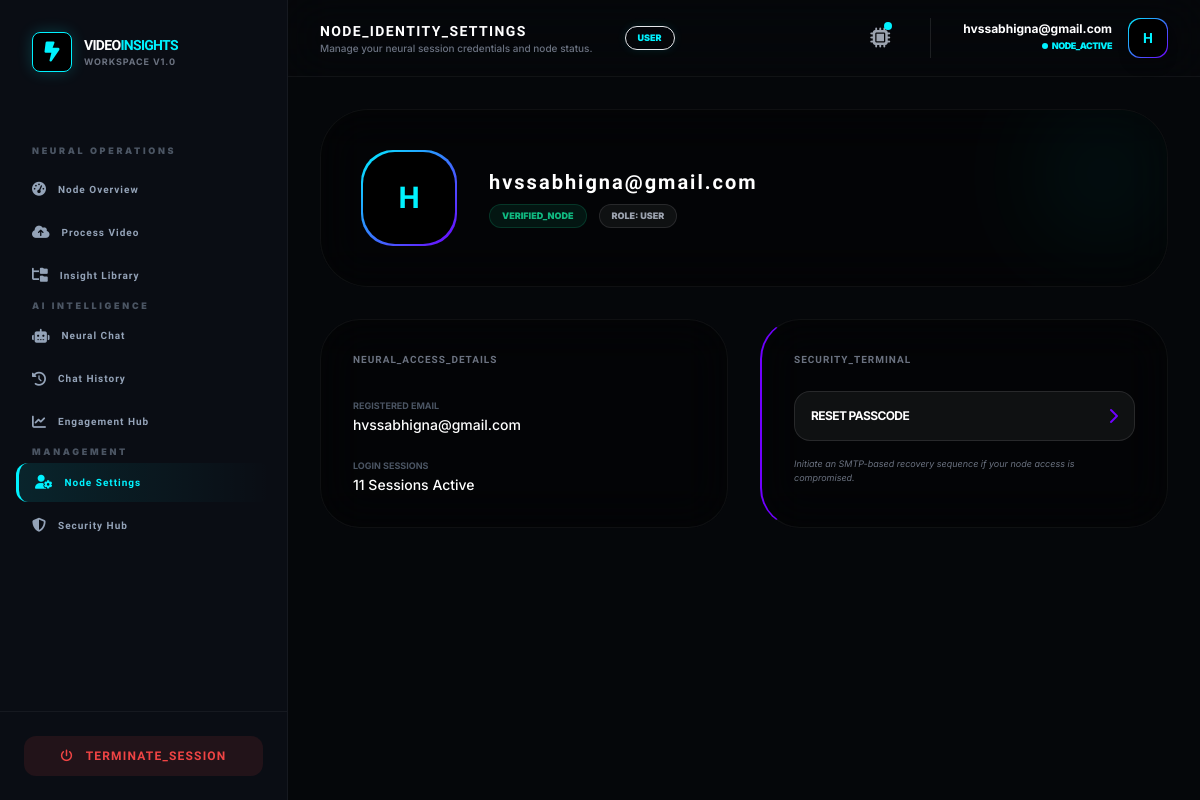
/accounts/profile/ (signed in), run on an earlier commit of the app's database.
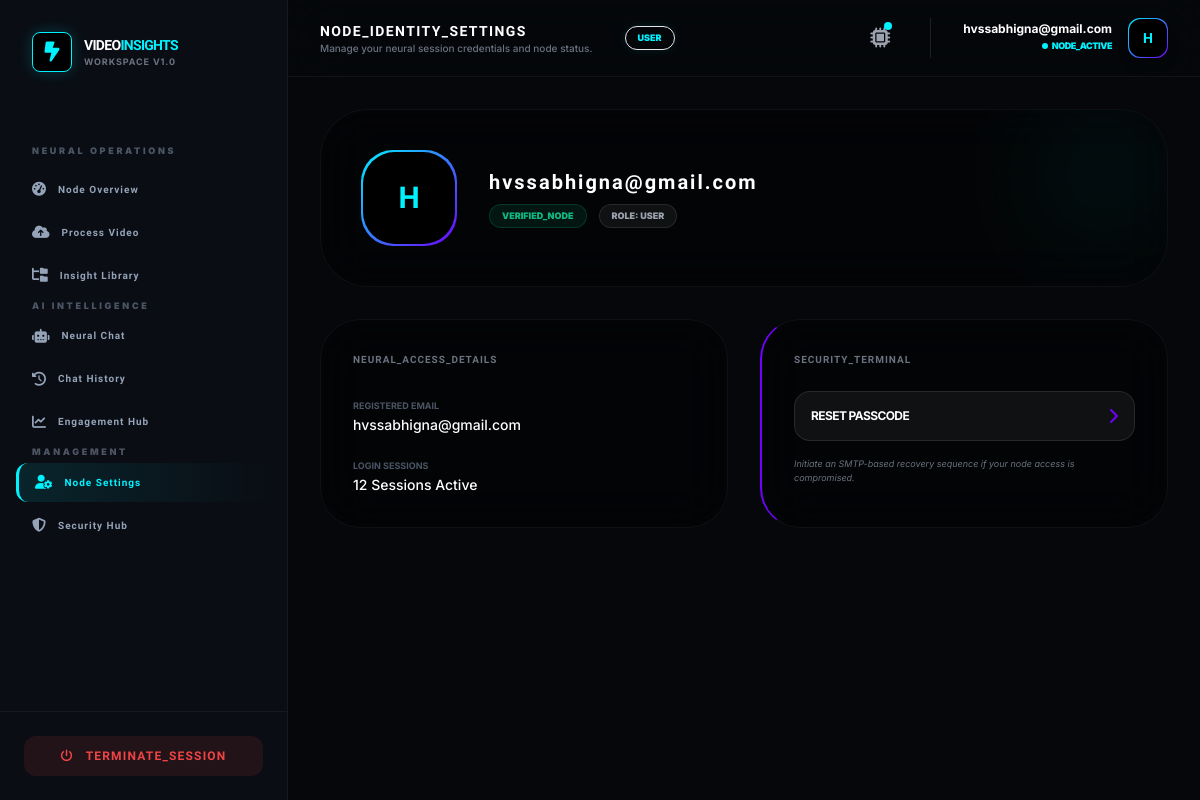
And on a later commit of the database.
### accounts/models.py (models this page shows, shortened)
class User(AbstractUser):
    username = None
    email = models.EmailField(unique=True)
    ROLE_CHOICES = (
        ('admin', 'Admin'),
        ('user', 'User'),
    )
    role = models.CharField(max_length=10, choices=ROLE_CHOICES, default='user')
    is_verified = models.BooleanField(default=False)
    login_count = models.PositiveIntegerField(default=0)
    USERNAME_FIELD = 'email'
    REQUIRED_FIELDS = []
    objects = CustomUserManager()

### accounts/views.py (the view)
# urls.py: path('profile/', profile_view, name='profile'),
@login_required
def profile_view(request):
    return render(request, 'accounts/profile.html')

### templates/accounts/profile.html (shortened to what this page needs)
{% extends "base2.html" %}
{% load i18n %}
{% block page_title %}NODE_IDENTITY_SETTINGS{% endblock %}
{% block page_subtitle %}Manage your neural session credentials and node status.{% endblock %}
{% block content %}
<div class="max-w-4xl mx-auto space-y-8 animate-fade-in">
    <div class="bg-black/40 border border-white/5 p-10 rounded-[3rem] backdrop-blur-xl relative overflow-hidden">
        <div class="absolute top-0 right-0 w-32 h-32 bg-[var(--accent-cyan)] opacity-5 blur-[50px]"></div>
        <div class="flex flex-col md:flex-row items-center gap-8 relative z-10">
            <div class="w-24 h-24 rounded-[2rem] bg-gradient-to-br from-[var(--accent-cyan)] to-[var(--accent-purple)] p-[2px]">
                <div class="w-full h-full bg-black rounded-[2rem] flex items-center justify-center text-3xl font-black text-[var(--accent-cyan)] orbitron">
                    {{ user.email|first|upper }}
                </div>
            </div>
            <div class="text-center md:text-left space-y-2">
                <h3 class="orbitron text-xl font-black text-white tracking-widest">{{ user.email }}</h3>
                <div class="flex flex-wrap justify-center md:justify-start gap-3">
                    <span class="bg-emerald-500/10 text-emerald-500 text-[9px] font-black px-3 py-1 rounded-full border border-emerald-500/20 uppercase">
                        {% if user.is_verified %}VERIFIED_NODE{% else %}UNVERIFIED{% endif %}
                    </span>
                    <span class="bg-white/5 text-gray-400 text-[9px] font-black px-3 py-1 rounded-full border border-white/10 uppercase">
                        ROLE: {{ user.role|upper }}
                    </span>
                </div>
            </div>
        </div>
    </div>
    <div class="grid md:grid-cols-2 gap-8">
        <div class="bg-black/40 border border-white/5 p-8 rounded-[2.5rem] backdrop-blur-xl">
            <h4 class="orbitron text-[10px] font-black text-gray-500 uppercase tracking-widest mb-6">Neural_Access_Details</h4>
            <div class="space-y-4">
                <div>
                    <label class="text-[9px] font-bold text-gray-600 uppercase">Registered Email</label>
                    <p class="text-sm text-white font-medium">{{ user.email }}</p>
                </div>
                <div>
                    <label class="text-[9px] font-bold text-gray-600 uppercase">Login Sessions</label>
                    <p class="text-sm text-white font-medium">{{ user.login_count }} Sessions Active</p>
                </div>
            </div>
        </div>
        <div class="bg-black/40 border border-white/5 p-8 rounded-[2.5rem] backdrop-blur-xl border-l-2 border-l-[var(--accent-purple)]">
            <h4 class="orbitron text-[10px] font-black text-gray-500 uppercase tracking-widest mb-6">Security_Terminal</h4>
            <div class="space-y-4">
                <a href="{% url 'password_reset' %}" class="flex items-center justify-between p-4 rounded-2xl bg-white/5 border border-white/10 hover:border-[var(--accent-purple)] transition-all group">
                    <span class="text-xs font-bold text-white uppercase tracking-tighter">Reset Passcode</span>
                    <i class="fa fa-chevron-right text-[var(--accent-purple)] group-hover:translate-x-1 transition-transform"></i>
                </a>
                <p class="text-[9px] text-gray-500 italic">Initiate an SMTP-based recovery sequence if your node access is compromised.</p>
            </div>
        </div>
    </div>
</div>
{% endblock %}

### templates/base2.html (shortened to what the changed rows need)
<!DOCTYPE html>
<html lang="en">
<head>
    <script src="https://cdn.tailwindcss.com"></script>
    <link rel="stylesheet" href="https://cdnjs.cloudflare.com/ajax/libs/font-awesome/6.4.2/css/all.min.css">
</head>
<body class="min-h-screen flex">
<aside class="w-72 bg-[var(--sidebar-bg)] border-r border-white/5 hidden lg:flex flex-col sticky top-0 h-screen z-50">
    <div class="p-8">
        <a href="/" class="flex items-center gap-3">
            <div>
                <h2 class="orbitron text-sm font-black text-white tracking-tighter">VIDEO<span class="text-[var(--accent-cyan)]">INSIGHTS</span></h2>
            </div>
        </a>
    </div>
</aside>
<div class="flex-1 flex flex-col min-w-0">
    <header class="bg-[var(--sidebar-bg)]/80 backdrop-blur-xl border-b border-white/5 sticky top-0 z-40 px-8 py-4 flex justify-between items-center">
        <div class="flex items-center gap-4">
             <div class="hidden sm:block">
                <h1 class="orbitron text-sm font-bold text-white tracking-widest uppercase">
                    {% block page_title %}Operational_Dashboard{% endblock page_title %}
                </h1>
                <p class="text-[10px] text-gray-500 font-medium">
                </p>
             </div>
             <span class="bg-[var(--accent-cyan)]/10 text-[var(--accent-cyan)] text-[9px] uppercase font-black px-3 py-1 rounded-full ml-4 border border-[var(--accent-cyan)]/20 shadow-[0_0_10px_rgba(0,242,255,0.1)]">
                {{ user.role|default:"User" }}
             </span>
        </div>
        <div class="flex items-center gap-8">
            <div class="flex items-center gap-4 border-l border-white/10 pl-8">
                <div class="text-right hidden sm:block">
                    <p class="text-xs font-bold text-white leading-none mb-1">{{ user.email }}</p>
                    <p class="text-[9px] text-[var(--accent-cyan)] font-black uppercase flex items-center justify-end gap-1 tracking-tighter">
                        <span class="w-1.5 h-1.5 bg-[var(--accent-cyan)] rounded-full animate-ping"></span> NODE_ACTIVE
                    </p>
                </div>
                <div class="w-10 h-10 rounded-xl bg-gradient-to-br from-[var(--accent-cyan)] to-[var(--accent-purple)] p-[1px] shadow-lg">
                    <div class="w-full h-full bg-black rounded-xl flex items-center justify-center text-[var(--accent-cyan)] font-black orbitron text-sm">
                        {{ user.email|first|upper }}
                    </div>
                </div>
            </div>
        </div>
    </header>
    <main class="flex-1 p-8 overflow-y-auto">
        <div class="max-w-7xl mx-auto animate-fade-in">
            {% block content %}{% endblock content %}
        </div>
    </main>
</div>
</body>
</html>

What changed in the data, as far as the page shows it:
changed User "hvssabhigna@gmail.com": login_count "11" → "12"
